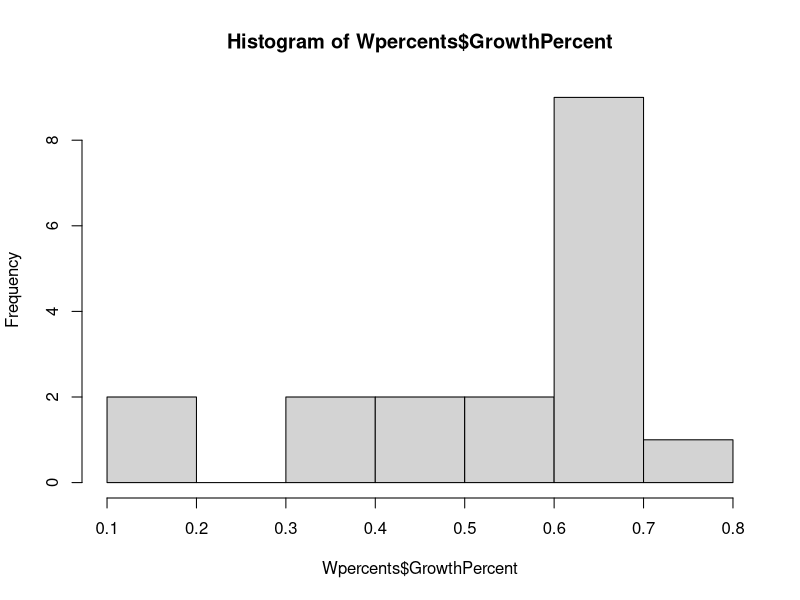
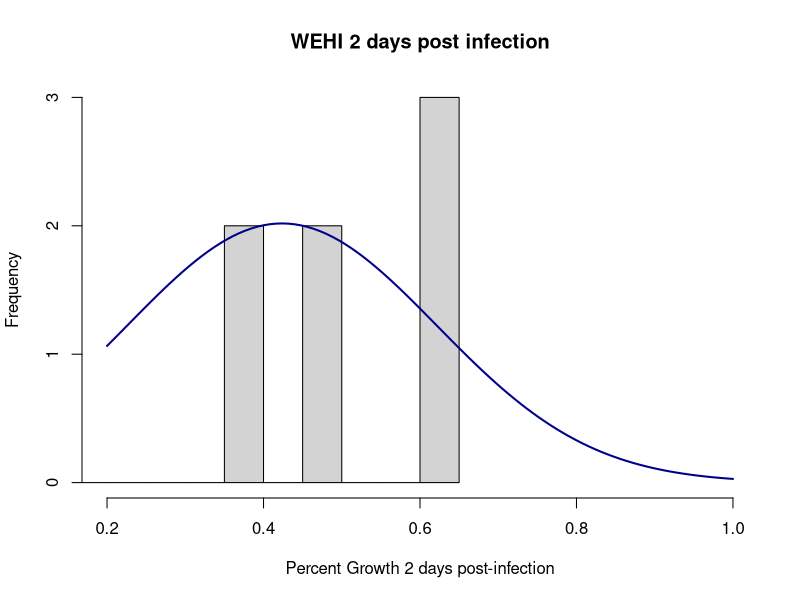
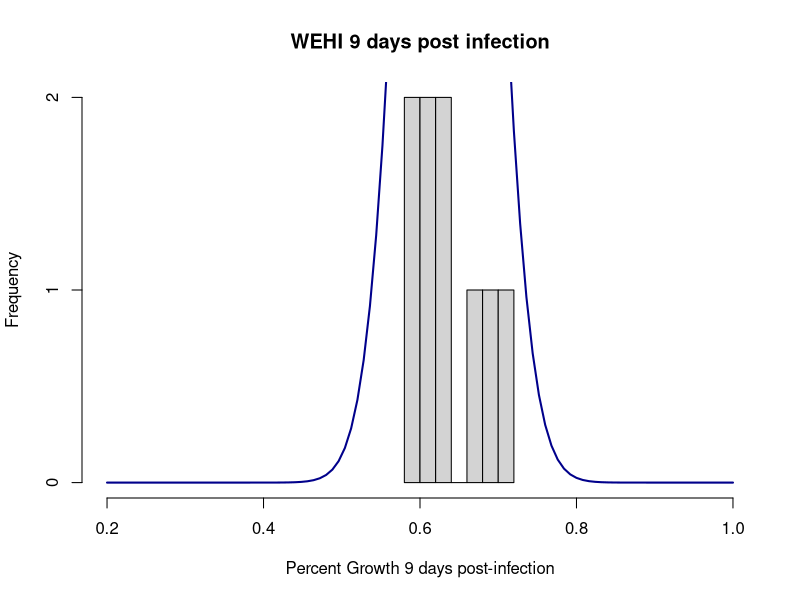
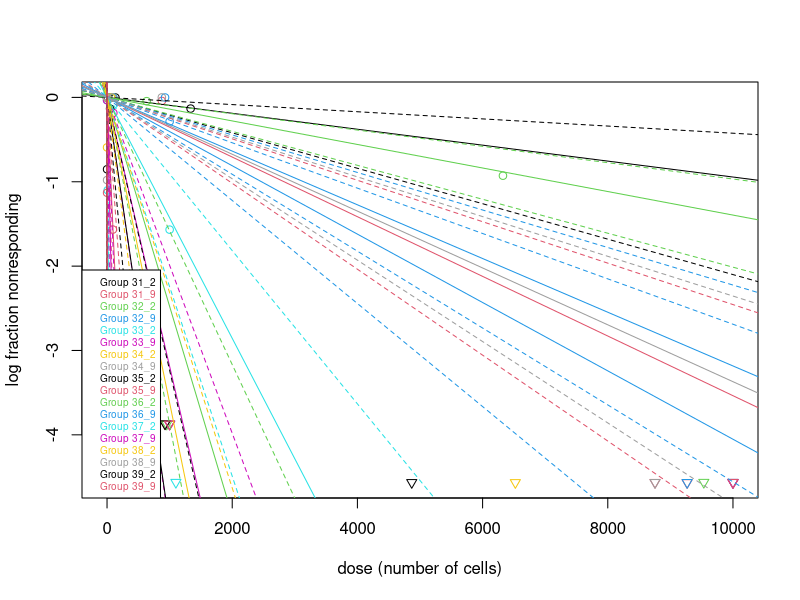
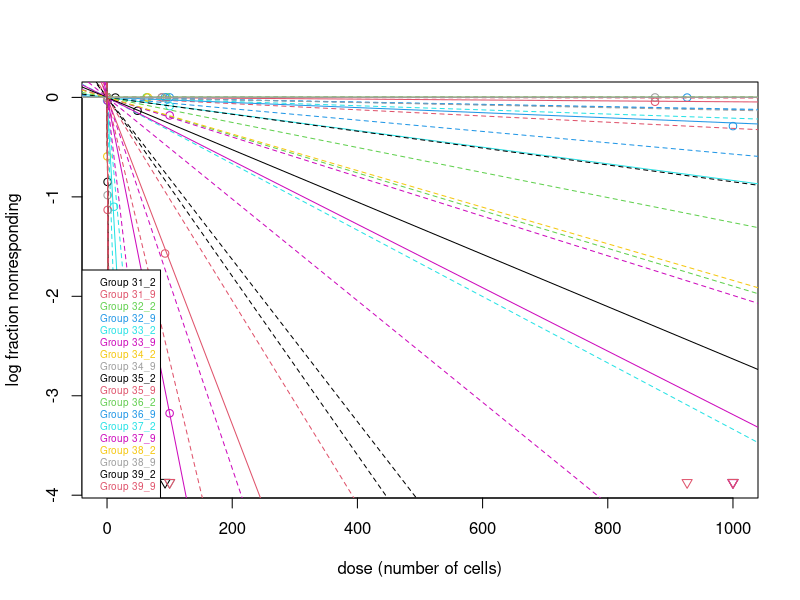

Recreate these plots in R, in order.
## ---- chunk 1
library(dplyr)
library(ggplot2)
library(reshape2)
library(stringr)
library(statmod)

RawData <- read.csv("Series7_8_rawresults.csv")
summary(RawData)

RawComplete <- RawData %>% filter(!is.na(WellsGrown))
summary(RawComplete)
RawComplete <- RawComplete %>% mutate(LineDay = paste(LineNum_legacy, DaysPostInfection, sep = "_"))
## ---- chunk 2
WEHIonly <- RawComplete %>% filter(Media == "WEHI")
summary(WEHIonly)
WEHIcomplete <- WEHIonly %>% filter(!is.na(WellsGrown))
Wpercents <- WEHIcomplete %>% transform(GrowthPercent = WellsGrown / WellsPlated)
hist(Wpercents$GrowthPercent)
## ---- chunk 3
Wlowgrowth <- Wpercents %>% filter(GrowthPercent < 0.4)
Wlowgrowth[1,c(1,5,6,9,10)]
## ---- chunk 4
Wpercents2 <- Wpercents %>% filter(DaysPostInfection == 2)
Wpercents9 <- Wpercents %>% filter(DaysPostInfection == 9)
summary(Wpercents2)
summary(Wpercents9)
hist(Wpercents2$GrowthPercent, xlim = c(0.2,1), xlab = "Percent Growth 2 days post-infection", breaks = 8, main = "WEHI 2 days post infection")
curve(dnorm(x, mean = mean(Wpercents2$GrowthPercent), sd = sd(Wpercents2$GrowthPercent)), add = TRUE, col = "darkblue", lwd = 2)
hist(Wpercents9$GrowthPercent, xlim = c(0.2,1), xlab = "Percent Growth 9 days post-infection", breaks = 8, main = "WEHI 9 days post infection")
curve(dnorm(x, mean = mean(Wpercents9$GrowthPercent), sd = sd(Wpercents9$GrowthPercent)), add = TRUE, col = "darkblue", lwd = 2)

## ---- chunk 5

WehiELDA <- elda(response = WEHIcomplete$WellsGrown, dose = WEHIcomplete$CellsPerWell, tested = WEHIcomplete$WellsPlated, group = WEHIcomplete$LineDay, observed = FALSE, confidence = 0.95, test.unit.slope = TRUE)

WehiELDAest <- as.data.frame(WehiELDA$CI)
head(WehiELDA)
WehiELDAest <- add_rownames(WehiELDAest, var = "LineDay")
WehiELDAest <- WehiELDAest %>% mutate(LineDay = as.factor(LineDay))
#write.csv(WehiELDAest, "WehiELDAConfIntervalsSeries78.csv")

#Need to clean up the LineID field
WehiELDAest <- WehiELDAest %>% mutate(LineDay = as.character(LineDay))
WehiELDAest$LineDay <- substr(WehiELDAest$LineDay,7,nchar(WehiELDAest$LineDay))

#Extract the PE estimate
PEonly <- WehiELDAest %>% select(LineDay, Estimate)
PEonly <- PEonly %>% rename(PlatingEff = Estimate)
head(PEonly)

#Merge with the R10 data
R10only <- RawComplete %>% filter(Media == "R10")
R10PE <- merge(R10only, PEonly, by="LineDay")
head(R10PE)

PEadjusted <- R10PE %>% mutate(TrueCellsPerWell = CellsPerWell / PlatingEff)
head(PEadjusted)


## ---- chunk 6

MassELDA <- elda(response = PEadjusted$WellsGrown, dose = PEadjusted$TrueCellsPerWell, tested = PEadjusted$WellsPlated, group = PEadjusted$LineDay, observed = FALSE, confidence = 0.95, test.unit.slope = TRUE)
plot(MassELDA)
ELDACI <- as.data.frame(MassELDA$CI)

head(ELDACI)
ELDACI <- add_rownames(ELDACI, var = "LineDay")
ELDACI <- ELDACI %>% mutate(LineDay = as.character(LineDay))
#write.csv(MassELDA$CI, "ELDAConfIntervalsSeries78.csv")


## ---- chunk 7
R10tenthousand <- R10only %>% filter(CellsPerWell == 10000)
R10tenthousand[,c(3,4,6,9,10)]

R10thousand <- R10only %>% filter(CellsPerWell == 1000)
R10thousand[,c(3,4,6,9,10)]
R10thousandDay2 <- R10thousand %>% filter(DaysPostInfection == 2)
R10thousandDay2[,c(3,4,6,9,10)]

## ---- chunk 8
R10clean <- R10only %>% filter(!CellsPerWell == 10000)
head(R10clean)
Day2thousand <- R10clean$CellsPerWell == 1000 & R10clean$DaysPostInfection == 2
dim(R10clean)
R10cleaner <- R10clean[!Day2thousand,]
head(R10cleaner)
dim(R10cleaner)

#Merge with PE values
R10cleanerPE <- merge(R10cleaner, PEonly, by="LineDay")
head(R10cleanerPE)

R10cleanerPEadj <- R10cleanerPE %>% mutate(TrueCellsPerWell = CellsPerWell / PlatingEff)
head(R10cleanerPEadj)

## ---- chunk 9
MassELDAclean <- elda(response = R10cleanerPEadj$WellsGrown, dose = R10cleanerPEadj$TrueCellsPerWell, tested = R10cleanerPEadj$WellsPlated, group = R10cleanerPEadj$LineDay, observed = FALSE, confidence = 0.95, test.unit.slope = TRUE)
plot(MassELDAclean)
ELDACIclean <- as.data.frame(MassELDAclean$CI)

head(ELDACIclean)
ELDACIclean <- add_rownames(ELDACIclean, var = "LineDay")
ELDACIclean <- ELDACIclean %>% mutate(LineDay = as.character(LineDay))
#write.csv(MassELDAclean$CI, "ELDAConfIntervalsSeries78Censored.csv")


